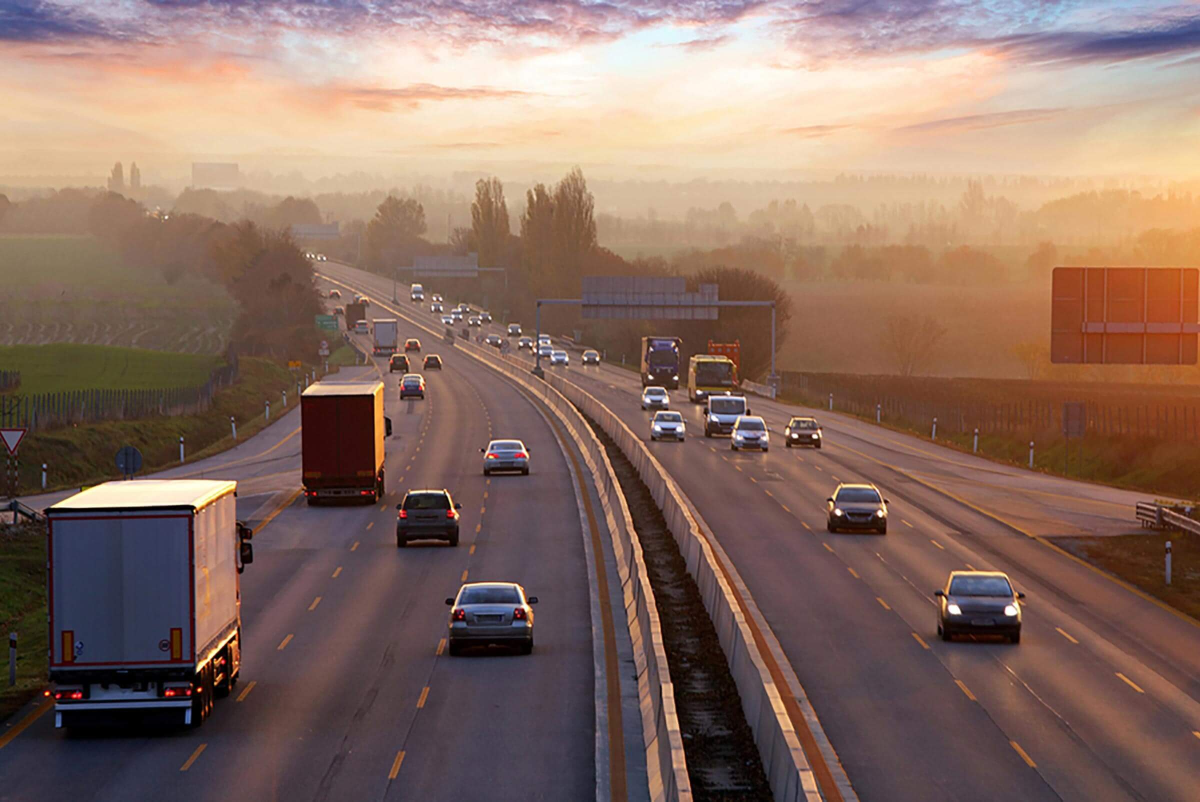
#> input picture dataCamp/photo/road.jpg, 2400 x 1603 px, found by its file name (shown at 1/2 size)
$ jupyter execute --allow-errors openCVbook.ipynb
#> lines starting #> are read from the running program, lines starting #| are printed output that depends on the picture
[cell 1]
import cv2

[cell 2]
#reading image

fname = 'road.jpg'
img = cv2.imread(fname)
#> img is the input picture: shape (1603, 2400, 3); mean B, G, R 98.4, 109.4, 136.3

[cell 3]
#extracting dimensions
height, width = img.shape[:2]
#> height = 1603; width = 2400

print('Height :', height, 'Width :', width)
#| Height : 1603 Width : 2400

[cell 4]
#extracting RGB values
(B, G, R) = img[100, 100]
#> B = 165; G = 172; R = 211

print("R = {}, G = {}, B = {}".format(R, G, B))
#| R = 211, G = 172, B = 165

[cell 5]
# We will calculate the region of interest by slicing the pixels of the image
roi = img[100 : 500, 200 : 700]
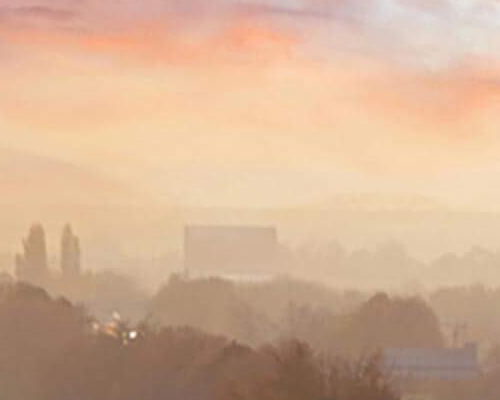
#> roi: shape (400, 500, 3); mean B, G, R 148.2, 176.2, 210.7
cv2.imwrite('road1.jpg', roi)
#> Out = True

[cell 6]
#resizing image
resize = cv2.resize(img, (800, height*800//width))
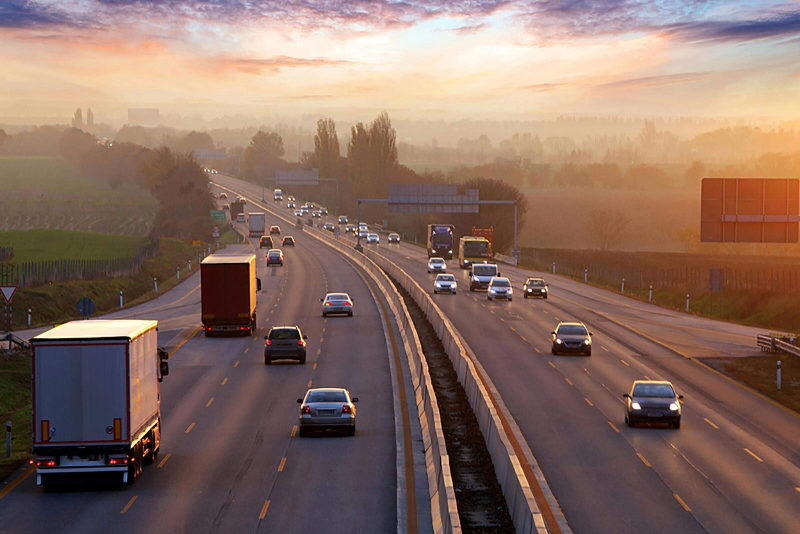
#> resize: shape (534, 800, 3); mean B, G, R 98.3, 109.3, 136.2
cv2.imwrite('road1.jpg', resize)
#> Out = True

[cell 7]
#rotating image
centre = (width//2, height//2)
#> centre = (1200, 801)

matrix = cv2.getRotationMatrix2D(centre, 180, 1)
rotate = cv2.warpAffine(img, matrix, (width, height))
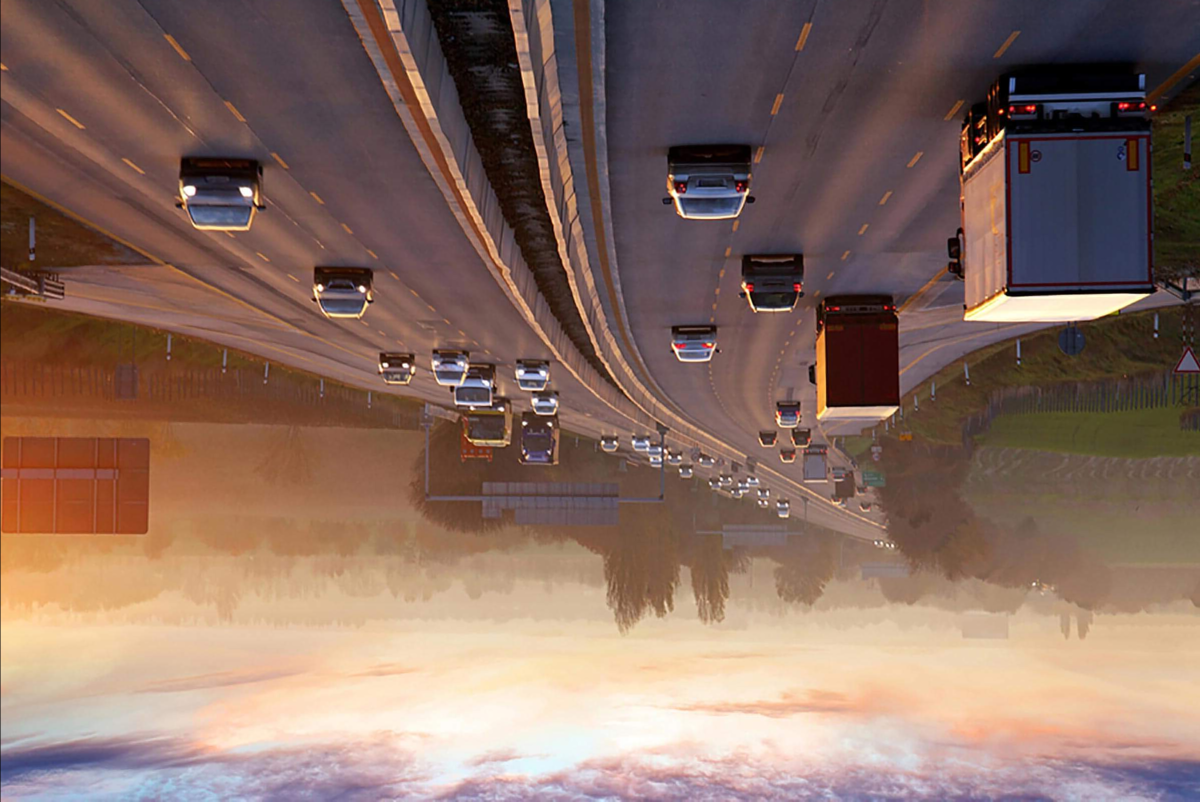
#> rotate: shape (1603, 2400, 3) (shown at 1/2 size); mean B, G, R 98.3, 109.3, 136.2
cv2.imwrite('road1.jpg', rotate)
#> Out = True

[cell 8]
#drawing rectangle
temp = img.copy()

rectangle = cv2.rectangle(temp, (1500, 900),
                          (600, 400), (255, 0, 0), 2)

cv2.imwrite('road1.jpg', rectangle)
#> Out = True

[cell 9]
#adding two images
import numpy as np

# path to input images are specified and
# images are loaded with imread command
image1 = cv2.imread('tower.jpg')
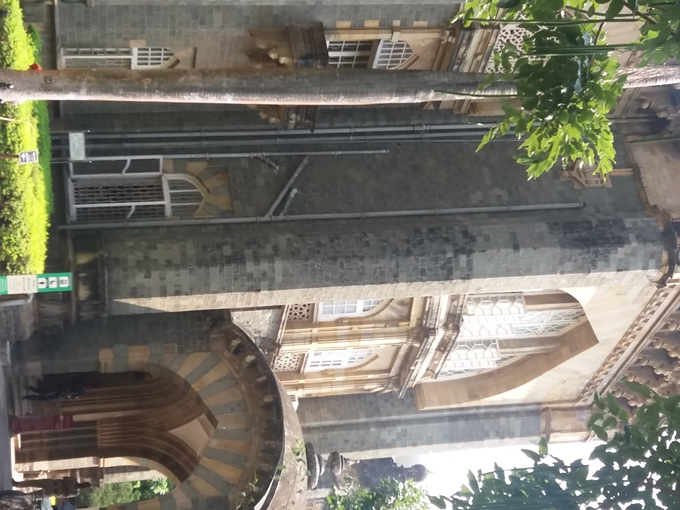
#> input picture dataCamp/photo/tower.jpg, 680 x 510 px, found by its file name
#> image1 is the input picture: shape (510, 680, 3); mean B, G, R 107.8, 119.1, 121.8
image2 = cv2.imread('hill.jpg')

resize = cv2.resize(image1, (553, 680))
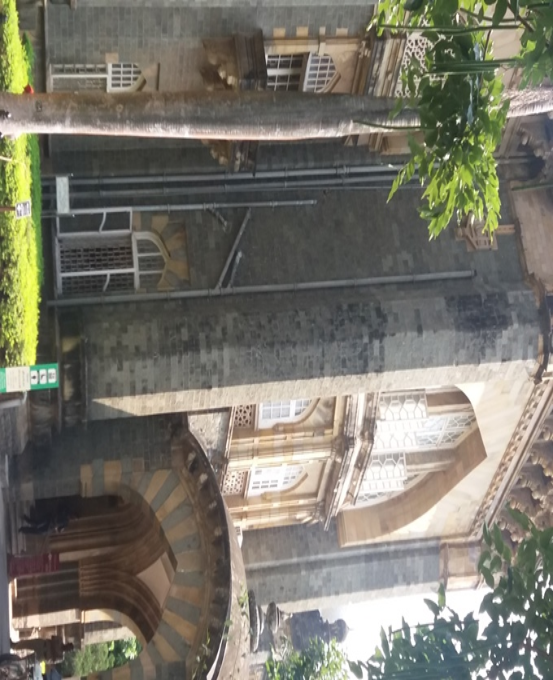
#> resize: shape (680, 553, 3); mean B, G, R 107.7, 119, 121.7
cv2.imwrite('tower.jpg', resize)
image1 = cv2.imread('tower.jpg')
#> image1: shape (680, 553, 3)

# cv2.addWeighted is applied over the
# image inputs with applied parameters
#> (the rest of this cell did not finish here and is left out)
